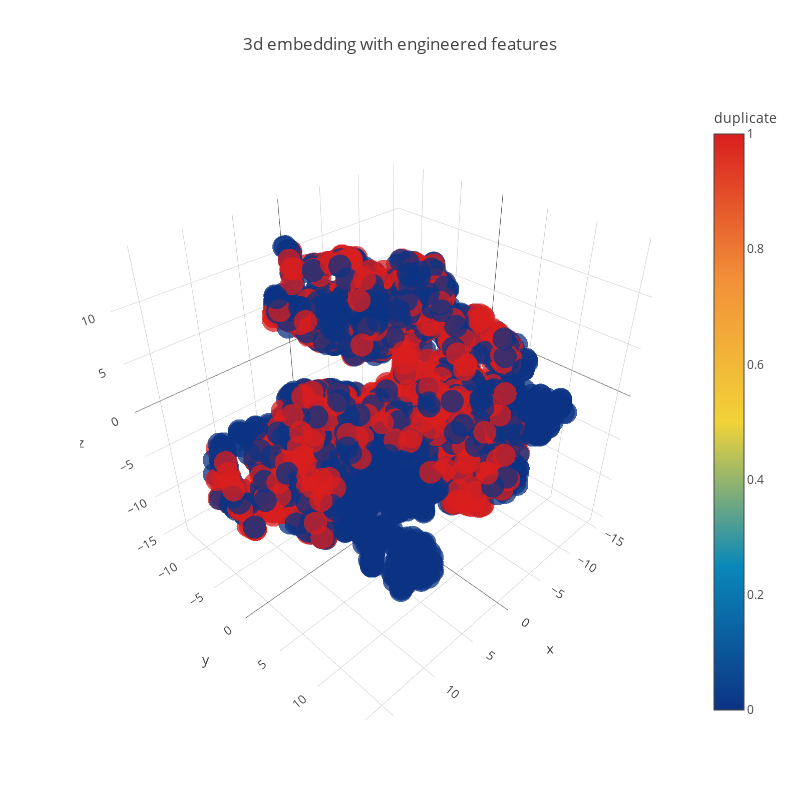

Write notebook code for a chart like this one.
### Code cell
trace1 = go.Scatter3d(
    x=tsne3d[:,0],
    y=tsne3d[:,1],
    z=tsne3d[:,2],
    mode='markers',
    marker=dict(
        sizemode='diameter',
        color = y,
        colorscale = 'Portland',
        colorbar = dict(title = 'duplicate'),
        line=dict(color='rgb(255, 255, 255)'),
        opacity=0.75
    )
)

data=[trace1]
layout=dict(height=800, width=800, title='3d embedding with engineered features')
fig=dict(data=data, layout=layout)
py.iplot(fig, filename='3DBubble')

### Figure 1 — Plotly figure (JSON) as saved in the notebook; plotly's stock layout.template omitted (floating-point values rounded to 4 significant figures; data arrays with more than 128 entries replaced by an {"elided": "..."} marker saying what was removed)
{"data": [{"marker": {"color": {"elided": "5000 int values"}, "colorbar": {"title": "duplicate"}, "colorscale": "Portland", "line": {"color": "rgb(255, 255, 255)"}, "opacity": 0.75, "sizemode": "diameter"}, "mode": "markers", "type": "scatter3d", "x": {"elided": "5000 float values"}, "y": {"elided": "5000 float values"}, "z": {"elided": "5000 float values"}}], "layout": {"height": 800, "title": "3d embedding with engineered features", "width": 800}}
